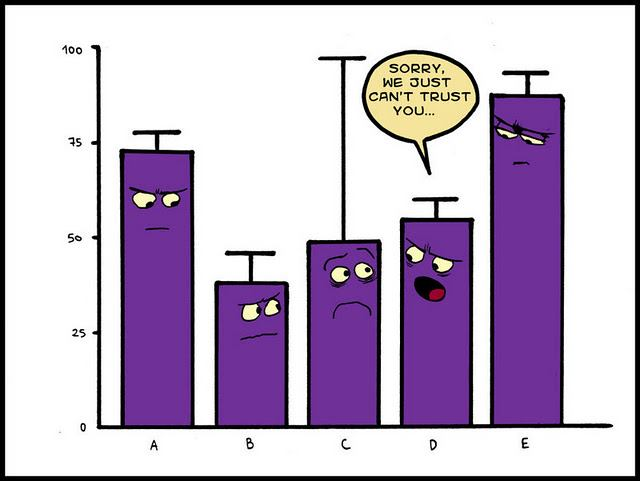
#> input picture Data Visualization with Matplotlib And Seaborn/chart.jpg, 640 x 481 px, found by its file name
$ python images.py
#> lines starting #> are read from the running program, lines starting #| are printed output that depends on the picture
import matplotlib.pyplot as plt
import seaborn as sns
import pandas as pd
import numpy as np
from urllib.request import urlretrieve as url

url(
    "https://i.imgur.com/SkPbq.jpg",
    "./Data Visualization with Matplotlib And Seaborn/chart.jpg",
)
#> (this line was passed over: the network is not available in this run)
sns.set_style("darkgrid")
# Before an Image can be displayed, it has to be read into memory using the PIL module
from PIL import Image

img = Image.open("./Data Visualization with Matplotlib And Seaborn/chart.jpg")
#> img is the input picture: PIL image 640x481 RGB; mean R, G, B 194.9, 180.3, 202.2
print(type(img))
#| <class 'PIL.JpegImagePlugin.JpegImageFile'>
# An image loaded using PIL is simply a 3D numpy array containing pixel intensities for the red,green & blue channels of the image. We can convert the image back into an array using np.array
img_array = np.array(img)
print(img_array)
#> (printed output is left out)
print(img_array.shape)
#| (481, 640, 3)

plt.imshow(img)
# plt.show()
plt.close()

# img.show()
# This will display the image using the computers default image displaying app(eg-gallery)

plt.grid(False)
plt.title("A Data Science Meme")
plt.axis("off")
plt.imshow(img)
# plt.show()
plt.close()

# We can also display only certain parts of the image by specifying the arrays within the image
plt.grid(False)
plt.title("A Data Science Meme")
plt.axis("off")
plt.imshow(img_array[125:325, 105:305])
plt.show()
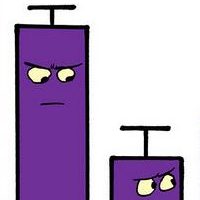
#> shown: shape (200, 200, 3); mean R, G, B 186.7, 167, 198.7
plt.close()

$ run again, with Numpy/Numpy.png saved as Data Visualization with Matplotlib And Seaborn/chart.jpg
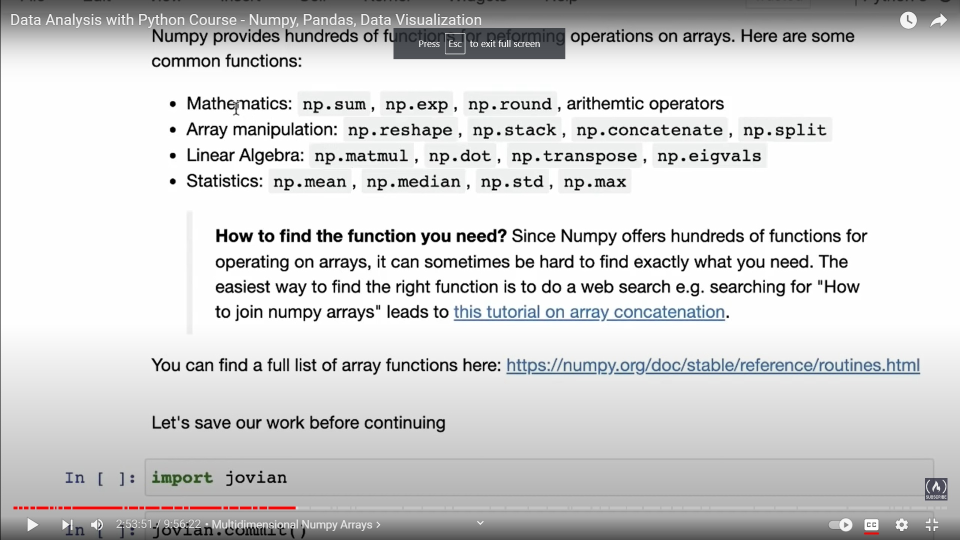
#> input picture Numpy/Numpy.png, 1920 x 1080 px, found by its file name (shown at 1/2 size)
#> img is the input picture: PIL image 1920x1080 RGB; mean R, G, B 210.5, 210.7, 210.9
#| <class 'PIL.JpegImagePlugin.JpegImageFile'>
#> (printed output is left out)
#| (1080, 1920, 3)
#> `plt.show()`:
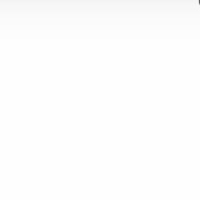
#> shown: shape (200, 200, 3); min 93, max 254, mean 253.2

$ run again, with Pandas/Pandas.png saved as Data Visualization with Matplotlib And Seaborn/chart.jpg
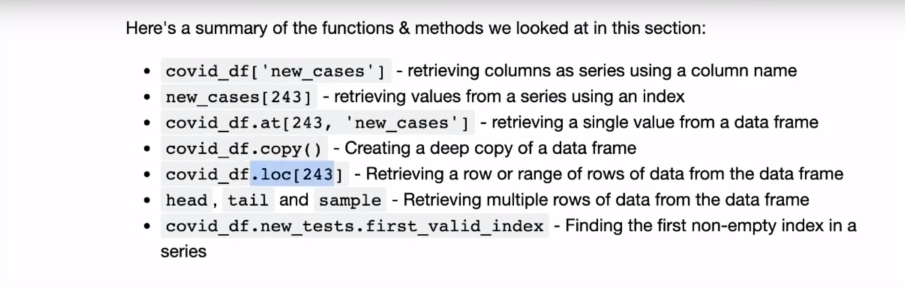
#> input picture Pandas/Pandas.png, 1809 x 574 px, found by its file name (shown at 1/2 size)
#> img is the input picture: PIL image 1809x574 RGB; mean R, G, B 233.1, 232.1, 234.1
#| <class 'PIL.JpegImagePlugin.JpegImageFile'>
#> (printed output is left out)
#| (574, 1809, 3)
#> `plt.show()`:
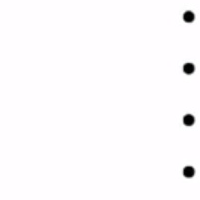
#> shown: shape (200, 200, 3); mean R, G, B 252.3, 250.3, 252.3
